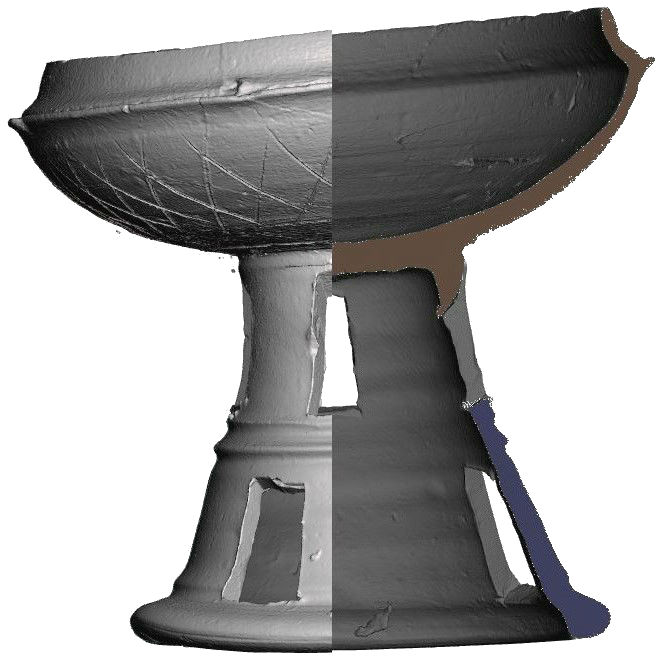
#> input picture test_model/Gobe.jpg, 664 x 664 px, found by its file name
$ python minBoundingBox.py
#> lines starting #> are read from the running program, lines starting #| are printed output that depends on the picture; after the words box and inside, x2 and y2 are one past the last pixel; in counts of white or black regions, pixels touching at a corner belong together
#> further down, image is the input picture: shape (664, 664, 3); mean B, G, R 166.2, 166.2, 166.6
import numpy as np
import cv2
from matplotlib import pyplot as plt

# ----------------
# 최소바운딩박스를 이용하여 회전각을 구하여 각도로 반환하는 함수
def ROTATION_mbb_deg(cv2_bgr_img):
    src_color = cv2_bgr_img.copy()
    src_gray  = cv2.cvtColor(src_color, cv2.COLOR_BGR2GRAY)

    # 전처리 I: 배경제거 - Threshold1이 244인 이유는, 이미지 압축에 따라 배경이 균일하게 255의 값을 가지고 있는 것이 아니기 때문이다.
    nobackground = cv2.threshold(src_gray, 244, 255, cv2.THRESH_TOZERO_INV)[-1]
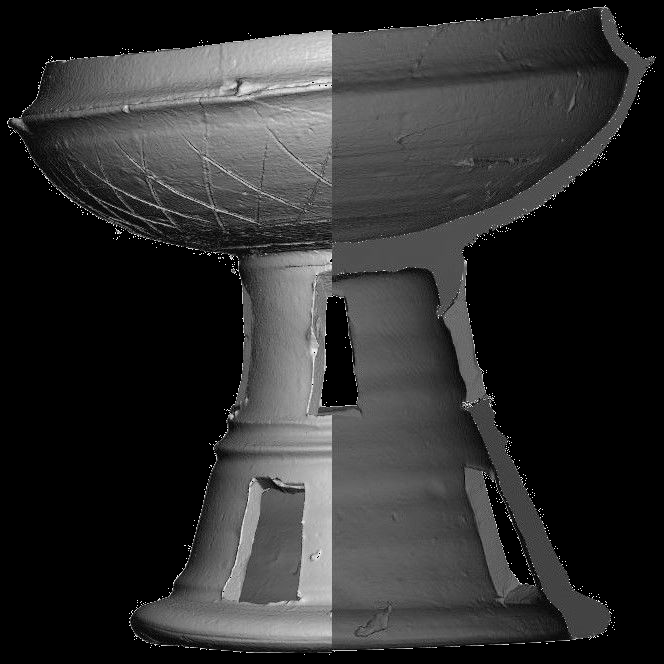
#> nobackground: shape (664, 664); min 0, max 244, mean 47

    # 최소 바운딩 박스 검출
    contours = cv2.findContours(nobackground, cv2.RETR_EXTERNAL, cv2.CHAIN_APPROX_NONE)[-2]
#> contours = 249 contours, 248 with area under 20; largest, box (x1, y1, x2, y2) and area: (7, 5, 656, 653) 237400
    maxCont  = max(contours,key=cv2.contourArea)
#> maxCont = contour of 2745 points, box (x1, y1, x2, y2) (7, 5, 656, 653), area 237400
    minRect  = cv2.minAreaRect(maxCont)
#> minRect = ((353.5, 343.6), (651.3, 630.1), -5.07)

    # 회전각 추출
    degree   = minRect[-1]
#> degree = -5.07
    return degree

# ----------------
if __name__ == '__main__':
    fname = 'test_model/Gobe.jpg' # 'test_model/Jonggi.png' #
    image = cv2.imread(fname)

    degree = ROTATION_mbb_deg(image)
#> degree = -5.07

    # ---- 실험 결과를 확인하기 위한 코드
    size   = image.shape[:2]
#> size = (664, 664)
    center = tuple([i//2 for i in size])
#> center = (332, 332)

    newsize   = (max(size), max(size))
#> newsize = (664, 664)
    newcenter = tuple([i//2 for i in newsize])
#> newcenter = (332, 332)

    dy,dx = [newcenter[i]-center[i] for i in range(2)]
#> dy = 0; dx = 0

    # 이미지를 이동/회전시키기 위한 선형 변환 행렬
    translateM = np.float32([
        [1,0,dx],
        [0,1,dy]
    ])
#> translateM = [[1, 0, 0], [0, 1, 0]]
    rotateM = cv2.getRotationMatrix2D(newcenter, degree, 1)
#> rotateM = [[0.996, -0.0883, 30.61], [0.0883, 0.996, -28.02]]

    # 이미지의 형태를 정사각형으로 바꿈
    output = np.zeros(image.shape, dtype=image.dtype)
    output = cv2.resize(output, newsize)
    output[:size[0],:size[1]] = cv2.threshold(image, 244, 255, cv2.THRESH_TOZERO_INV)[-1]

    output = cv2.warpAffine(output, translateM, newsize)
    output = cv2.warpAffine(output, rotateM, newsize)
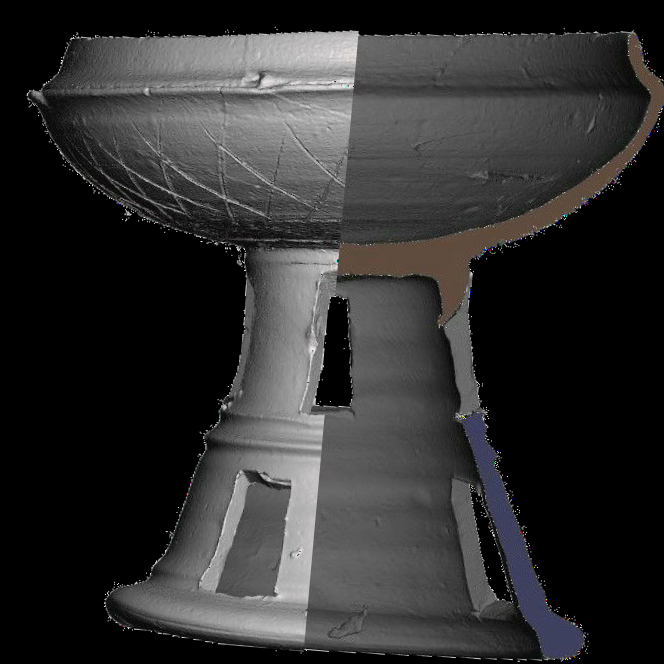
#> output: shape (664, 664, 3); mean B, G, R 46.9, 46.8, 47.3

    # 바운딩 박스 표기
    contours = cv2.findContours(cv2.cvtColor(output, cv2.COLOR_BGR2GRAY), cv2.RETR_EXTERNAL, cv2.CHAIN_APPROX_NONE)[-2]
#> contours = 54 contours, 53 with area under 20; largest, box (x1, y1, x2, y2) and area: (26, 29, 664, 662) 239834
    maxCont  = max(contours,key=cv2.contourArea)
#> maxCont = contour of 3232 points, box (x1, y1, x2, y2) (26, 29, 664, 662), area 239834
    minRect  = cv2.minAreaRect(maxCont)
#> minRect = ((343.7, 344.8), (631.4, 637), -89.82)
    minBoxPoints = np.int0(cv2.boxPoints(minRect))
#> minBoxPoints = [[661, 661], [24, 659], [26, 28], [663, 30]]
    cv2.drawContours(output,[minBoxPoints],-1,(255,0,255),thickness=2)
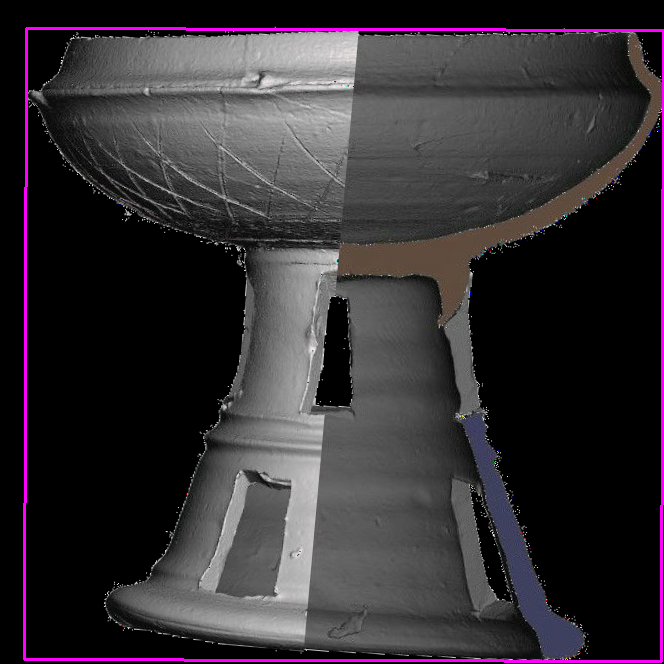
#> output: shape (664, 664, 3); 1.69% of pixels changed, all inside (x1, y1, x2, y2) = (23, 27, 664, 663)

    # ----
    fig, axs = plt.subplots(1)
    fig.suptitle('Min B.box')
    plt.imshow(output)
    plt.show()

$ run again, with test_model/Jonggi.png saved as test_model/Gobe.jpg
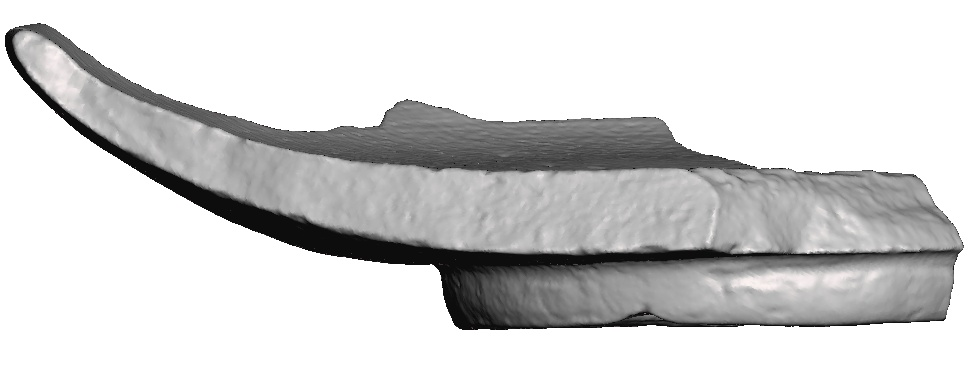
#> input picture test_model/Jonggi.png, 979 x 366 px, found by its file name
#> image is the input picture: shape (366, 979, 3); mean B, G, R 209.4, 209.4, 209.5
#> in ROTATION_mbb_deg, `nobackground = cv2.threshold(src_gray, 244, 255, cv2.THRESH_TOZERO_INV..`:
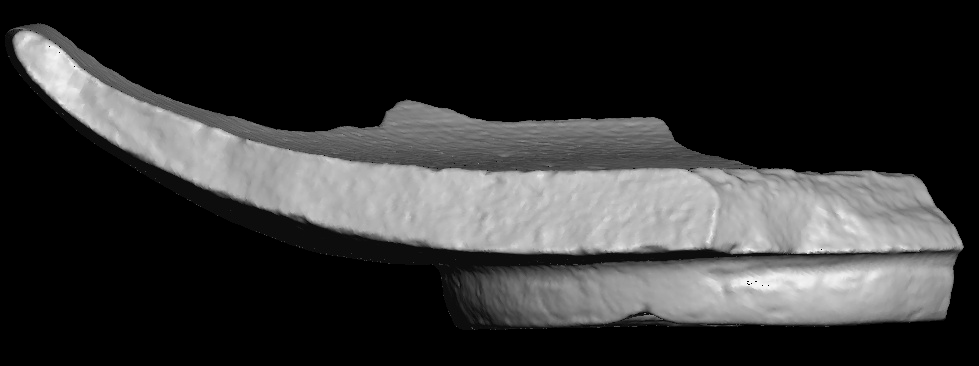
#> nobackground: shape (366, 979); min 0, max 244, mean 52.9
#> in ROTATION_mbb_deg, `contours = cv2.findContours(nobackground, cv2.RETR_EXTERNAL, cv2.CHAIN..`: contours = 1 contour; box (x1, y1, x2, y2) and area: (5, 23, 964, 330) 137211
#> in ROTATION_mbb_deg, `maxCont  = max(contours,key=cv2.contourArea)`: maxCont = contour of 2082 points, box (x1, y1, x2, y2) (5, 23, 964, 330), area 137211
#> in ROTATION_mbb_deg, `minRect  = cv2.minAreaRect(maxCont)`: minRect = ((473.5, 210), (238.7, 979), -81.31)
#> in ROTATION_mbb_deg, `degree   = minRect[-1]`: degree = -81.31
#> rotateM = [[0.151, -0.989, 898.5], [0.989, 0.151, -68.27]]
#> `contours = cv2.findContours(cv2.cvtColor(output, cv2.COLOR_BGR2GRAY), ..`: contours = 1 contour; box (x1, y1, x2, y2) and area: (340, 0, 581, 969) 138090
#> `maxCont  = max(contours,key=cv2.contourArea)`: maxCont = contour of 2124 points, box (x1, y1, x2, y2) (340, 0, 581, 969), area 138090
#> `minRect  = cv2.minAreaRect(maxCont)`: minRect = ((460, 484), (968, 240), -90)
#> minBoxPoints = [[580, 968], [340, 968], [340, 0], [580, 0]]
#> `cv2.drawContours(output,[minBoxPoints],-1,(255,0,255),thickness=2)`:
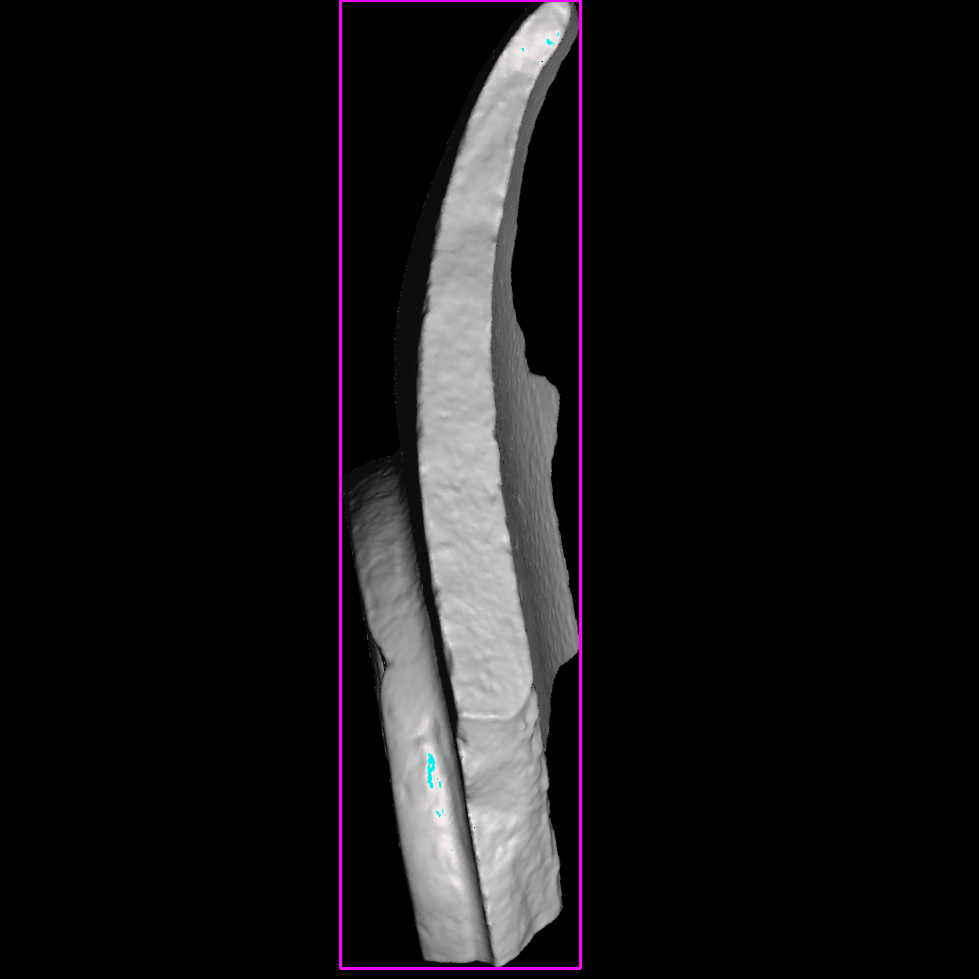
#> output: shape (979, 979, 3); mean B, G, R 21.6, 19.7, 21.6
